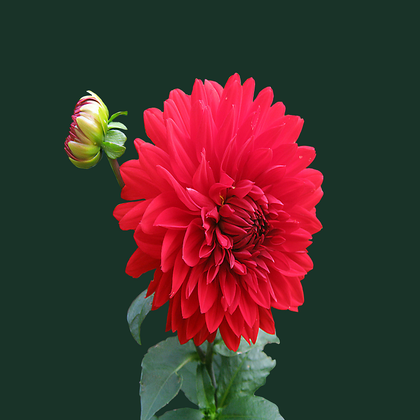
%> input picture flower.png, 420 x 420 px, shrunk from 800 x 800 before the run
$ octave inverseandtri.m   (GNU Octave 9; MATLAB toolbox functions it lacks are replaced by stand-ins)
%> lines starting %> are read from the running program, lines starting %| are printed output that depends on the picture; in (x1, y1, x2, y2) boxes, pixels count from 0 and x2, y2 are one past the last pixel; in counts of white or black regions, pixels touching at a corner belong together; the program's own positions count from 1
i = imread('flower.png');
%> i is the input picture: size 420x420x3 uint8; mean R, G, B 72.4, 49.9, 45.5
i1 = rgb2gray(i);
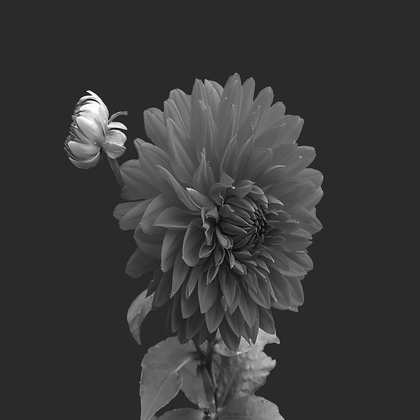
%> i1: size 420x420 uint8; min 2, max 255, mean 56.1
i1 = im2double(i1);
%> i1: size 420x420 double
imshow(i1);

X = i1;

[row, col] = size(i1);
%> row = 420; col = 420

c = 0.9;
c1=3;
gam = 0.7;

col_height = col/2;
%> col_height = 210

for i = 1:(row/2)
    for j = 1:col_height
        X(i, j) = exp(i1(i, j) - 1)/c ;
    end
    col_height = col_height - 1;
end
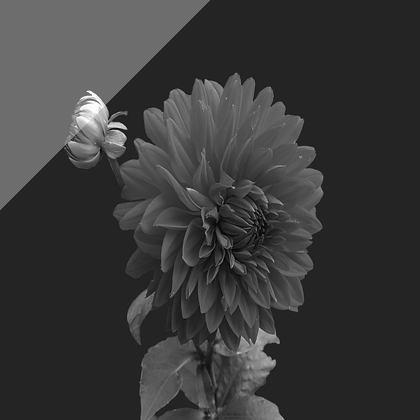
%> X: size 420x420 double; min 0.00784, max 1.11, mean 0.259; drawn with min black and max white
%> after the loop, col_height = 0

col_height = col / 2;
%> col_height = 210
co = col/2;
%> co = 210
% Apply nth root transformation to the right below part diagonally
for i = 1:(row / 2)
    for j = col_height:-1:co
        X(i, j) = c1 * (i1(i, j) .^ (1 / gam));
    end
    co = co-1;
end
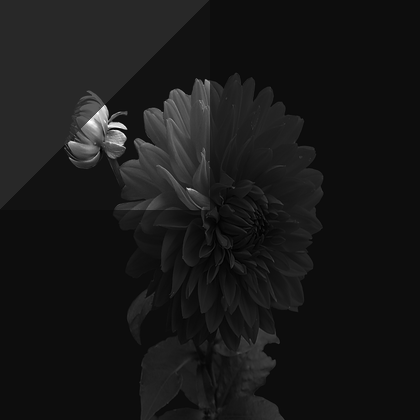
%> X: size 420x420 double; 12.56% of pixels changed, all inside (x1, y1, x2, y2) = (0, 0, 210, 210); drawn with min black and max white
%> after the loop, co = 0

c11 = col;
%> c11 = 420
for i = (row / 2): row
    for j = col_height:c11
         X(i, j) = exp(i1(i, j) - 1)/c ;
    end
    c11 = c11-1;
end
%> X: size 420x420 double; 12.68% of pixels changed, all inside (x1, y1, x2, y2) = (209, 209, 420, 420)
%> after the loop, c11 = 209

c11 = col;
%> c11 = 420
c2 = col;
%> c2 = 420
for i = (row / 2): row
    for j = c11:-1:c2
         X(i, j) = c1 * (i1(i, j) .^ (1 / gam));
    end
    c2 = c2-1;
end
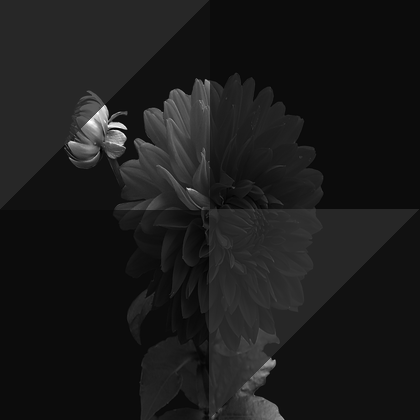
%> X: size 420x420 double; min 0.0196, max 2.98, mean 0.339; drawn with min black and max white
%> after the loop, c2 = 209
figure;
imshow(X);
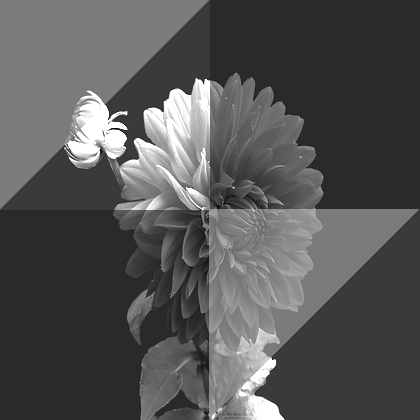
%> displayed picture: size 420x420, on the screen's scale of 0 to 255; min 5, max 255, mean 84.4
